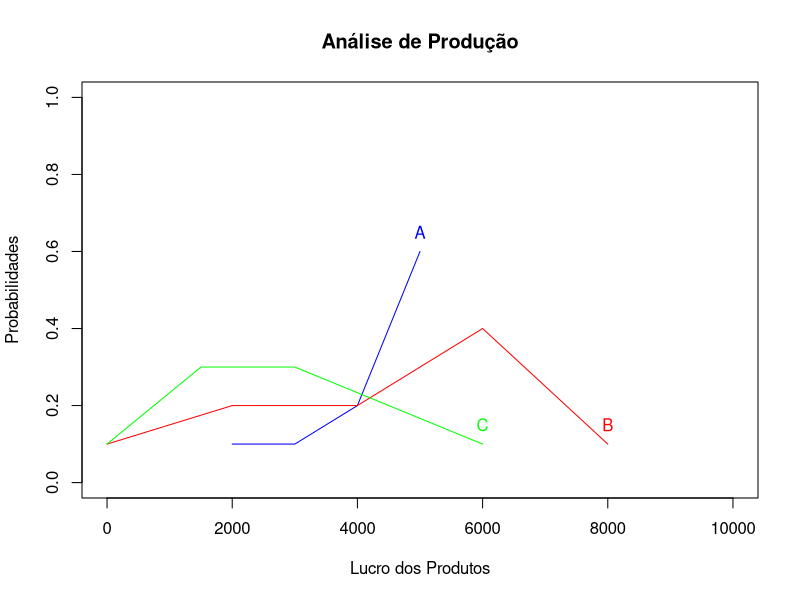
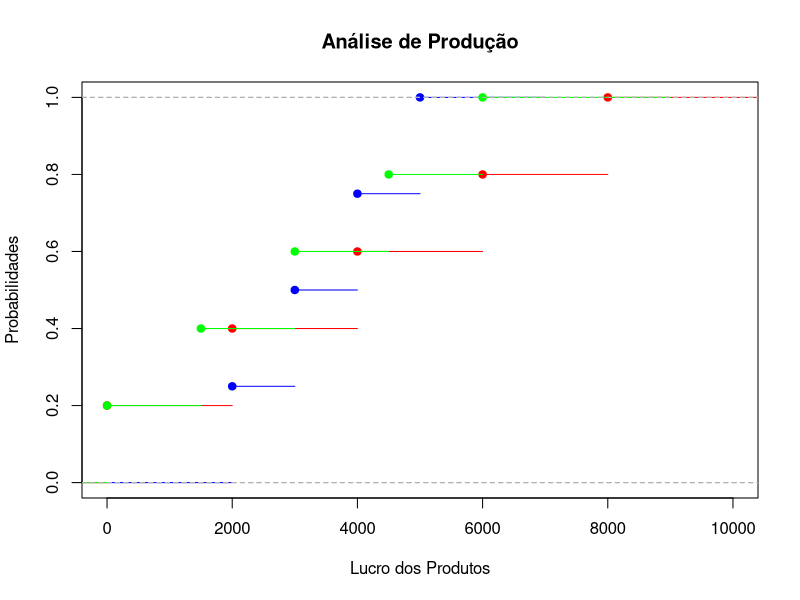

Recreate these plots in R, in order.
lucrosProdutoA <- c(2000 * 1, 3000 * 1, 4000 * 1, 5000 * 1)
lucrosProdutoB <- c(0 * 2, 1000 * 2, 2000 * 2, 3000 * 2, 4000 * 2)
lucrosProdutoC <- c(0 * 1.5, 1000 * 1.5, 2000 * 1.5, 3000 * 1.5, 4000 * 1.5)

probabilidadeA <- c(0.1, 0.1, 0.2, 0.6)
probabilidadeB <- c(0.1, 0.2, 0.2, 0.4, 0.1) 
probabilidadeC <- c(0.1, 0.3, 0.3, 0.2, 0.1)

acumuladaA = ecdf(lucrosProdutoA)
acumuladaB = ecdf(lucrosProdutoB)
acumuladaC = ecdf(lucrosProdutoC)

plot(
  x = lucrosProdutoA, y = probabilidadeA,
  xlim = range(c(0,10000)), ylim = c(0, 1),
  col = "blue", type = "l",
  xlab = "Lucro dos Produtos", ylab = "Probabilidades",
  main = "Análise de Produção"
)
points(x = lucrosProdutoB, y = probabilidadeB, col = "red",  type = "l")
points(x = lucrosProdutoC, y = probabilidadeC, col = "green",  type = "l")
text(x = 5000, y = 0.65, labels = "A", col = "blue")
text(x = 8000, y = 0.15, labels = "B", col = "red")
text(x = 6000, y = 0.15, labels = "C", col = "green")

plot(
  x = 1, y = 1, type="l",
  xlim = c(0,10000), ylim=c(0, 1),
  pch=21, bg="blue",
  xlab="Lucro dos Produtos", ylab="Probabilidades",
  main="Análise de Produção")

lines(acumuladaA, col = "blue")
lines(acumuladaB, col = "red")
lines(acumuladaC, col = "green")